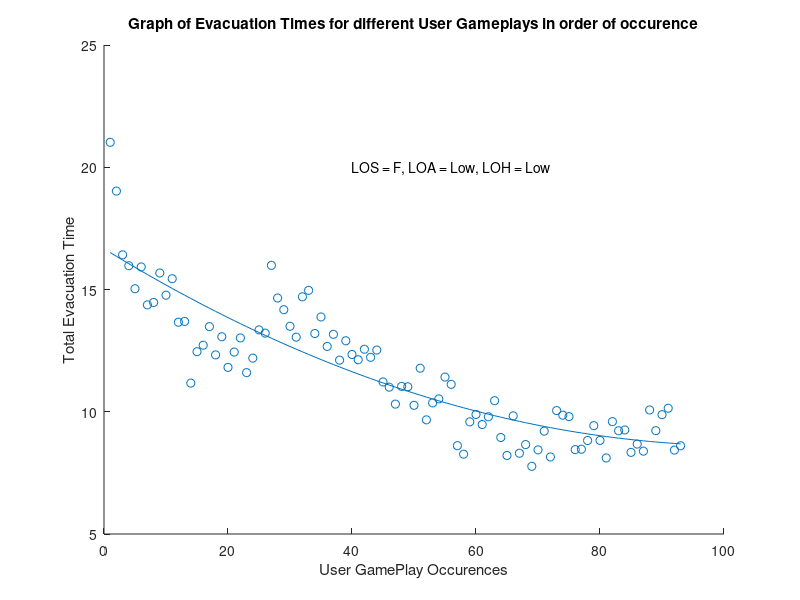

This figure's MATLAB source:
y=[21.021,19.0245,16.4175,15.972,15.0315,15.9225,14.3715,14.4705,15.675,14.7675,15.442,13.662,13.695,11.1705,12.4575,12.7215,13.4805,12.3255,13.068,11.814,12.441,13.0185,11.5995,12.1935,13.3485,13.2165,15.9885,14.652,14.1735,13.497,13.0515,14.7015,14.9655,13.2,13.8765,12.672,13.167,12.111,12.903,12.342,12.1275,12.5565,12.2265,12.5235,11.22,11.0055,10.3125,11.0385,11.022,10.263,11.781,9.669,10.362,10.527,11.418,11.121,8.613,8.2665,9.5865,9.889,9.4775,9.794,10.451,8.946,8.212,9.832,8.3035,8.658,7.7695,8.441,9.207,8.151,10.0485,9.86,9.801,8.4505,8.4675,8.824,9.431,8.8275,8.111,9.596,9.223,9.256,8.3385,8.6785,8.388,10.0735,9.226,9.88,10.144,8.431,8.609];
x=linspace(1,93,93);
figure
scatter(x,y);
hold on 
p = polyfit(x,y,2);
y1 = polyval(p,x);
plot(x,y1);
xlabel('User GamePlay Occurences');
ylabel('Total Evacuation Time');
title('Graph of Evacuation Times for different User Gameplays in order of occurence');
text(40,20,'LOS = F, LOA = Low, LOH = Low');